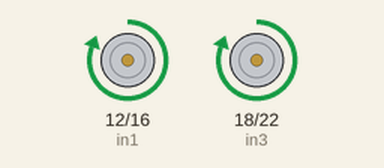
Simulated run of this program. Board: Raspberry Pi (header pin numbers). On the bench: motor-driver pin pairs drawn as motors (green arrow = first pin HIGH = forward, orange = second pin HIGH = backward, longer = more drive). At 2.0 s the program stops and its outputs stay as they are.

Above: at 0.1 s.
At 2.1 s:
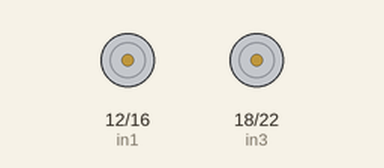
Timing chart, 0 to 3.5 s (numbered marks = the images above):
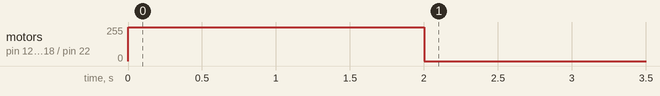

Measured:
- by itself, motor on pin 12 (in1) / pin 16 (in2), motor on pin 18 (in3) / pin 22 (in4): stopped → forward 255/255 at 0.00 s, → stopped 2.0 s later

The program:

cart_move.py
```python
# coding:utf-8
# 本代码实现 树莓派+L298N驱动板 小车的2s前进运动

import RPi.GPIO as gpio
import time

# 定义引脚
in1 = 12
in2 = 16
in3 = 18
in4 = 22

# 设置GPIO口为BOARD编号规范
gpio.setmode(gpio.BOARD)

# 设置GPIO口为输出
gpio.setup(in1, gpio.OUT)
gpio.setup(in2, gpio.OUT)
gpio.setup(in3, gpio.OUT)
gpio.setup(in4, gpio.OUT)

# 设置输出电平
gpio.output(in1, gpio.HIGH)
gpio.output(in2, gpio.LOW)
gpio.output(in3, gpio.HIGH)
gpio.output(in4, gpio.LOW)

# 秒级延迟
time.sleep(2)
# 释放
gpio.cleanup()
```
